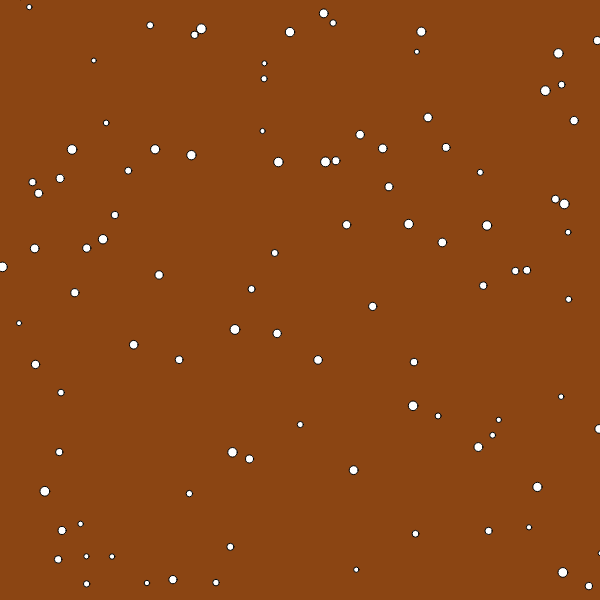
Frame 1 (no input)
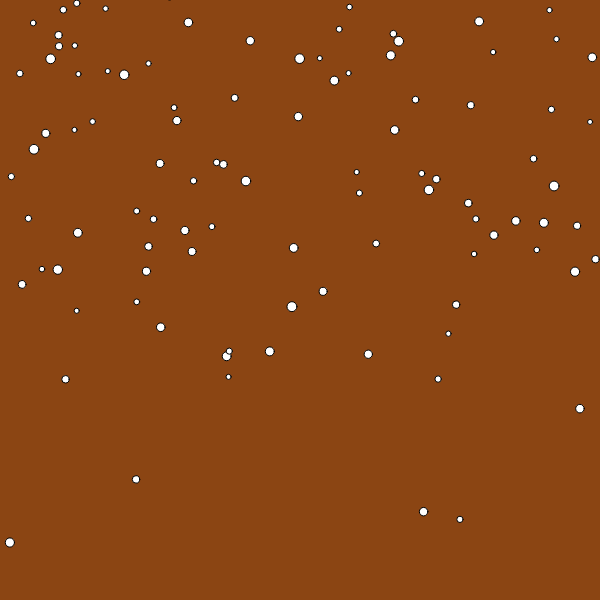
Frame 60 (no input)
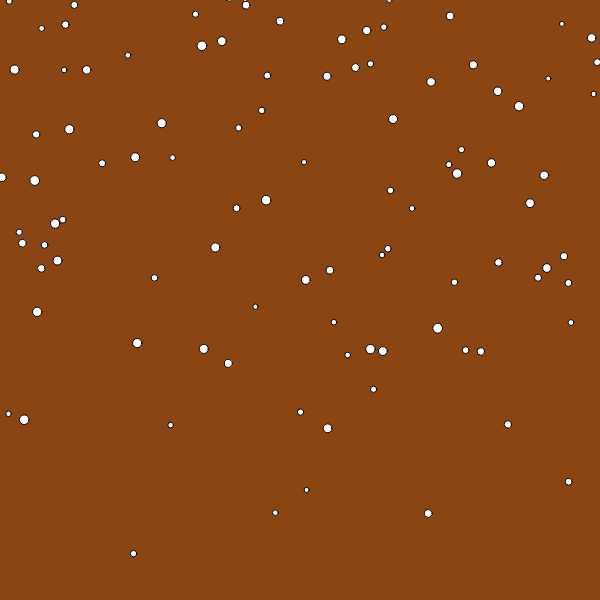
Frame 120 (the mouse pressed at the canvas centre since frame 60)

The p5.js sketch that drew these frames (run headless with seeded random() and noise() and a simulated clock; from frame 60 on, the mouse is pressed at the canvas centre):

// p5.js sketch
// ── sketch.js
var bubbles = [];

function setup(){

	createCanvas(600, 600);
	background(139,69,19);
	fill(100,255,255);
	for(var i = 0; i < 100; i++){
		bubbles[i] = new Bubble();
	}
	frameRate(90);
}

function draw(){
	background(139,69,19);
	fill(255,255,255);
	for(var i = 0 ; i < bubbles.length ; i++){
		bubbles[i].update();
		bubbles[i].show();
	}
}

// ── Bubble.js

this.Bubble = function(){
  this.x = random(0, width);
  this.y = random(0, width);
  this.r = random(5,10);
  this.g = random(5,10);
  this.MIN_SPEED = 0.1
  this.MAX_SPEED = 2.0;


  this.show = function(){
    ellipse(this.x , this.y, this.r, this.r);
  }

  this.update = function(){
    //if bubble out of bound then we repositioning of x and y
    if(this.y <= 0){
      this.x = random(0, width);
      this.y = random(0, width);
      this.r = random(5,10);
      this.g = random(5,10);
    }
    this.y -= this.g;
    //for random left and right to move
    if(random(0,1) < .5){
      //left
      this.x -= random(this.MIN_SPEED, this.MAX_SPEED);
    }
    else{ //right
      this.x += random(this.MIN_SPEED, this.MAX_SPEED);
    }
  }
}
